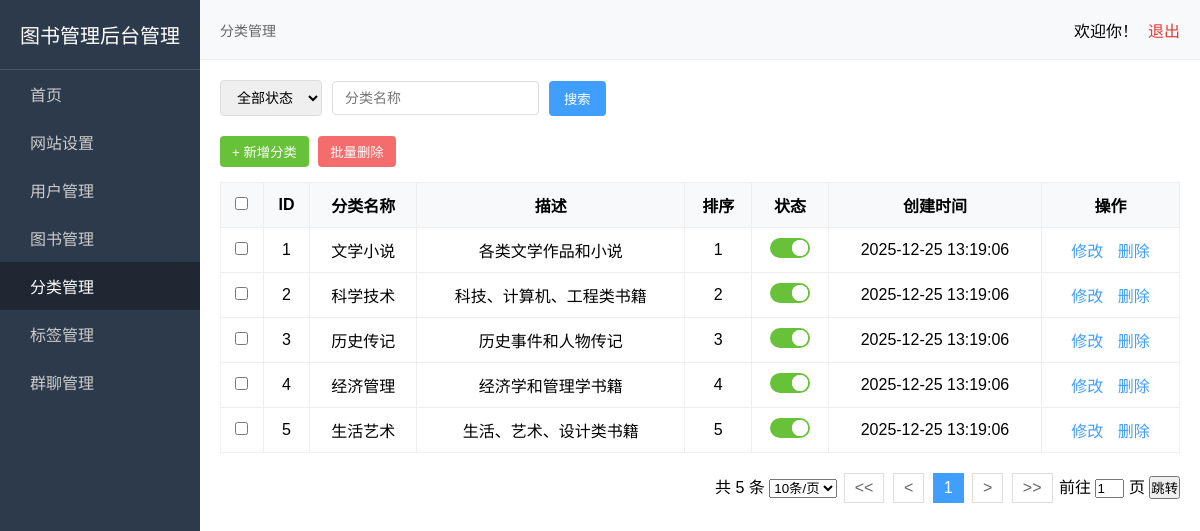
The app's page /php/category_manage.php (signed in) with its own data.
### tables this page shows
CREATE TABLE IF NOT EXISTS `categories` (
  `id` INT(11) NOT NULL AUTO_INCREMENT COMMENT '分类ID，自增主键',
  `name` VARCHAR(50) NOT NULL COMMENT '分类名称',
  `description` VARCHAR(255) DEFAULT NULL COMMENT '分类描述',
  `status` TINYINT(1) DEFAULT 1 COMMENT '状态（1启用，0禁用）',
  `sort_order` INT(11) DEFAULT 0 COMMENT '排序',
  `create_time` DATETIME DEFAULT CURRENT_TIMESTAMP COMMENT '创建时间',
  `update_time` DATETIME DEFAULT CURRENT_TIMESTAMP ON UPDATE CURRENT_TIMESTAMP COMMENT '更新时间',
  PRIMARY KEY (`id`),
  UNIQUE KEY `name_unique` (`name`)
);

### php/category_manage.php (the view, shortened to what this page needs)
<?php
$pdo = getPDOConnection();
$page = isset($_GET['page']) ? max(1, intval($_GET['page'])) : 1;
$per_page = isset($_GET['per_page']) ? intval($_GET['per_page']) : 10;
$offset = ($page - 1) * $per_page;
$sql = "SELECT * FROM categories WHERE 1=1";
$params = [];
$sql .= " ORDER BY sort_order ASC, create_time DESC";
$count_sql = "SELECT COUNT(*) FROM categories WHERE 1=1";
$total_count = $pdo->query($count_sql)->fetchColumn();
$sql .= " LIMIT $per_page OFFSET $offset";
if (!empty($params)) {
    $stmt = $pdo->prepare($sql);
    $stmt->execute($params);
    $categories = $stmt->fetchAll();
} else {
    $stmt = $pdo->query($sql);
    $categories = $stmt->fetchAll();
}
$total_pages = ceil($total_count / $per_page);
function getPageUrl($page_num) {
    $params = $_GET;
    $params['page'] = $page_num;
    return 'category_manage.php?' . http_build_query($params);
}
?>
<!DOCTYPE html>
<html lang="zh-CN">
<head>
    <link rel="stylesheet" href="/admin-book/css/user_manage.css">
</head>
<body>
    <div class="sidebar">
        <div class="logo">图书管理后台管理</div>
        <ul>
            <li><a href="index.php"><i class="icon fa fa-home"></i>首页</a></li>
            <li><a href="site_setting.php"><i class="icon fa fa-cog"></i>网站设置</a></li>
            <li><a href="user_manage.php"><i class="icon fa fa-user"></i>用户管理</a></li>
            <li><a href="book_manage.php"><i class="icon fa fa-book"></i>图书管理</a></li>
            <li><a href="category_manage.php" class="active"><i class="icon fa fa-list"></i>分类管理</a></li>
            <li><a href="tag_manage.php"><i class="icon fa fa-tags"></i>标签管理</a></li>
            <li><a href="group_manage.php"><i class="icon fa fa-comments"></i>群聊管理</a></li>
        </ul>
    </div>
    <div class="topbar">
        <div class="random-joke">分类管理</div>
        <div class="user-info">欢迎你！<a href="#">退出</a></div>
    </div>
    <div class="main">
        <div class="search-bar">
            <form method="get" action="category_manage.php" style="display: flex; gap: 10px; align-items: center;">
                <select name="status">
                    <option value="">全部状态</option>
                </select>
                <input type="text" name="name" placeholder="分类名称" value="<?php echo isset($_GET['name']) ? htmlspecialchars($_GET['name']) : ''; ?>">
                <button type="submit">搜索</button>
            </form>
        </div>
        <div class="btn-group">
            <button class="add-btn" onclick="showAddCategoryModal()">+ 新增分类</button>
            <button class="del-btn" onclick="batchDeleteCategories()">批量删除</button>
        </div>
        <table>
            <thead>
                <tr>
                    <th><input type="checkbox" id="selectAll" onclick="toggleSelectAll(this)"></th>
                    <th>ID</th>
                    <th>分类名称</th>
                    <th>描述</th>
                    <th>排序</th>
                    <th>状态</th>
                    <th>创建时间</th>
                    <th>操作</th>
                </tr>
            </thead>
            <tbody>
                <?php foreach ($categories as $category) : ?>
                <tr>
                    <td><input type="checkbox" name="category_ids" value="<?php echo $category['id']; ?>"></td>
                    <td><?php echo $category['id']; ?></td>
                    <td><?php echo $category['name']; ?></td>
                    <td><?php echo isset($category['description']) ? $category['description'] : ''; ?></td>
                    <td><?php echo $category['sort_order']; ?></td>
                    <td>
                        <button class="status-switch <?php echo $category['status'] ? 'on' : ''; ?>" data-category-id="<?php echo $category['id']; ?>" data-status="<?php echo $category['status']; ?>"></button>
                    </td>
                    <td><?php echo $category['create_time']; ?></td>
                    <td>
                        <a href="javascript:void(0);" onclick="showEditCategoryModal(<?php echo $category['id']; ?>)">修改</a>
                        <a href="javascript:void(0);" onclick="deleteCategory(<?php echo $category['id']; ?>, '<?php echo addslashes($category['name']); ?>')">删除</a>
                    </td>
                </tr>
                <?php endforeach; ?>
            </tbody>
        </table>
        <div class="pagination">
            共 <?php echo $total_count; ?> 条
            <select onchange="changePerPage(this.value)">
                <option value="10" <?php echo $per_page == 10 ? 'selected' : ''; ?>>10条/页</option>
            </select>
            <a href="<?php echo getPageUrl(1); ?>">&lt;&lt;</a>
            <a href="<?php echo getPageUrl(max(1, $page - 1)); ?>">&lt;</a>
            <?php for ($i = max(1, $page - 2); $i <= min($total_pages, $page + 2); $i++): ?>
                <a href="<?php echo getPageUrl($i); ?>" <?php echo $i == $page ? 'class="current"' : ''; ?>><?php echo $i; ?></a>
            <?php endfor; ?>
            <a href="<?php echo getPageUrl(min($total_pages, $page + 1)); ?>">&gt;</a>
            <a href="<?php echo getPageUrl($total_pages); ?>">&gt;&gt;</a>
            前往 <input type="text" id="gotoPage" value="<?php echo $page; ?>" size="1"> 页
            <button onclick="gotoPage()">跳转</button>
        </div>
    </div>
</body>
</html>

### css/user_manage.css (style rules this page uses)
* { margin: 0; padding: 0; box-sizing: border-box; font-family: "Microsoft Yahei", sans-serif; }
.sidebar { width: 200px; height: 100vh; background-color: #2d3a4b; color: #fff; position: fixed; top: 0; left: 0; padding-top: 20px; }
.sidebar .logo { padding: 0 20px 20px; font-size: 20px; border-bottom: 1px solid #445566; }
.sidebar ul { list-style: none; }
.sidebar li a { display: block; padding: 12px 20px; color: #ccc; text-decoration: none; transition: all 0.3s; }
.sidebar li a:hover, .sidebar li a.active { background-color: #1e2732; color: #fff; }
.topbar { margin-left: 200px; height: 60px; background-color: #f8f9fa; border-bottom: 1px solid #eee; display: flex; justify-content: space-between; align-items: center; padding: 0 20px; }
.topbar .random-joke { color: #666; font-size: 14px; }
.topbar .user-info a { color: #e53935; text-decoration: none; margin-left: 10px; }
.main { margin-left: 200px; padding: 20px; }
.search-bar { margin-bottom: 20px; display: flex; align-items: center; gap: 10px; }
.search-bar select, .search-bar input { padding: 8px 12px; border: 1px solid #ddd; border-radius: 4px; font-size: 14px; }
.search-bar button { padding: 8px 15px; background-color: #409eff; color: #fff; border: none; border-radius: 4px; cursor: pointer; }
.btn-group { margin-bottom: 15px; }
.btn-group button { padding: 6px 12px; border: none; border-radius: 4px; color: #fff; cursor: pointer; margin-right: 5px; }
.btn-group .add-btn { background-color: #67c23a; }
.btn-group .del-btn { background-color: #f56c6c; }
table { width: 100%; border-collapse: collapse; text-align: center; }
table th, table td { border: 1px solid #eee; padding: 10px; }
table th { background-color: #f8f9fa; font-weight: 600; }
table td .status-switch { display: inline-block; width: 40px; height: 20px; background-color: #ccc; border-radius: 10px; position: relative; cursor: pointer; }
table td .status-switch.on { background-color: #67c23a; }
table td .status-switch::after { content: ""; position: absolute; width: 16px; height: 16px; border-radius: 50%; background-color: #fff; top: 2px; left: 2px; transition: all 0.3s; }
table td .status-switch.on::after { left: 22px; }
table td a { color: #409eff; text-decoration: none; margin: 0 5px; }
.pagination { margin-top: 20px; text-align: right; }
.pagination a, .pagination span { display: inline-block; padding: 5px 10px; border: 1px solid #ddd; margin: 0 2px; text-decoration: none; color: #666; }
.pagination a:hover, .pagination .current { background-color: #409eff; color: #fff; border-color: #409eff; }

### php/category_manage.php (style rules this page uses)
.status-switch { width: 40px; height: 20px; background-color: #ccc; border-radius: 10px; position: relative; cursor: pointer; transition: background-color 0.3s; border: none; outline: none; padding: 0; margin: 0; }
.status-switch.on { background-color: #67c23a; }
.status-switch::before { content: ''; position: absolute; width: 16px; height: 16px; background-color: white; border-radius: 50%; top: 2px; left: 2px; transition: transform 0.3s; }
.status-switch.on::before { transform: translateX(20px); }

### records on screen
categories: id "1", name "文学小说", description "各类文学作品和小说", sort_order "1", status 1 (drawn), create_time "2025-12-25 13:19:06"
categories: id "2", name "科学技术", description "科技、计算机、工程类书籍", sort_order "2", status 1 (drawn), create_time "2025-12-25 13:19:06"
categories: id "3", name "历史传记", description "历史事件和人物传记", sort_order "3", status 1 (drawn), create_time "2025-12-25 13:19:06"
categories: id "4", name "经济管理", description "经济学和管理学书籍", sort_order "4", status 1 (drawn), create_time "2025-12-25 13:19:06"
categories: id "5", name "生活艺术", description "生活、艺术、设计类书籍", sort_order "5", status 1 (drawn), create_time "2025-12-25 13:19:06"

### other values on screen
$total_count "5"
